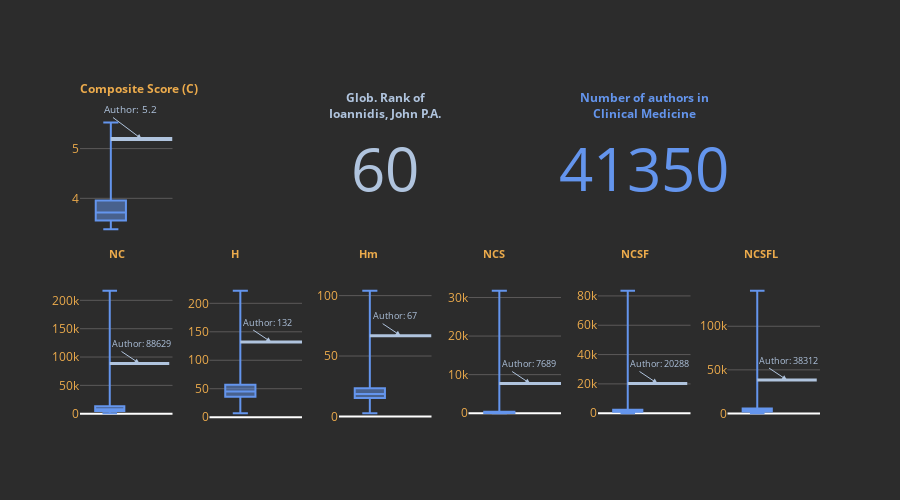

The cell this chart's notebook holds for it:
### Code cell
#| label: fig5cell
from Dash_client import TwoPercentersClient
import plotly.io as pio
pio.renderers.default = "plotly_mimetype"

client = TwoPercentersClient()
client.interactive_author_vs_group_comparison()

### Figure 1 — Plotly figure (JSON) as saved in the notebook; plotly's stock layout.template omitted (floating-point values rounded to 4 significant figures)
{"data": [{"boxpoints": false, "lowerfence": [3.379], "marker": {"color": "cornflowerblue"}, "median": [3.715], "name": "Clinical Medicine", "q1": [3.554], "q3": [3.954], "showlegend": false, "type": "box", "upperfence": [5.526], "xaxis": "x", "yaxis": "y"}, {"hovertemplate": "Author: 5.2<extra></extra>", "line": {"color": "lightsteelblue", "width": 4}, "mode": "lines", "name": "Author: 5.2", "showlegend": false, "type": "scatter", "x": [0, 1], "xaxis": "x", "y": [5.193, 5.193], "yaxis": "y"}, {"domain": {"x": [0.35, 0.475], "y": [0.575, 1]}, "mode": "number", "number": {"font": {"color": "lightsteelblue", "size": 60}, "valueformat": ".0f"}, "title": {"font": {"color": "lightsteelblue", "size": 12}, "text": "<b>Glob. Rank of<br>Ioannidis, John P.A.</b>"}, "type": "indicator", "value": 60}, {"domain": {"x": [0.7, 0.825], "y": [0.575, 1]}, "mode": "number", "number": {"font": {"color": "cornflowerblue", "size": 60}, "valueformat": ".0f"}, "title": {"font": {"color": "cornflowerblue", "size": 12}, "text": "<b>Number of authors in<br>Clinical Medicine</b>"}, "type": "indicator", "value": 41350}, {"boxpoints": false, "lowerfence": [951], "marker": {"color": "cornflowerblue"}, "median": [7914.0], "name": "Clinical Medicine", "q1": [4933.0], "q3": [13300.0], "showlegend": false, "type": "box", "upperfence": [216829], "xaxis": "x2", "yaxis": "y2"}, {"hovertemplate": "Author: 88629.0<extra></extra>", "line": {"color": "lightsteelblue", "width": 3}, "mode": "lines", "name": "Author: 88629.0", "showlegend": false, "type": "scatter", "x": [0, 1], "xaxis": "x2", "y": [88629, 88629], "yaxis": "y2"}, {"boxpoints": false, "lowerfence": [7], "marker": {"color": "cornflowerblue"}, "median": [45], "name": "Clinical Medicine", "q1": [36], "q3": [57], "showlegend": false, "type": "box", "upperfence": [222], "xaxis": "x3", "yaxis": "y3"}, {"hovertemplate": "Author: 132.0<extra></extra>", "line": {"color": "lightsteelblue", "width": 3}, "mode": "lines", "name": "Author: 132.0", "showlegend": false, "type": "scatter", "x": [0, 1], "xaxis": "x3", "y": [132, 132], "yaxis": "y3"}, {"boxpoints": false, "lowerfence": [2.695], "marker": {"color": "cornflowerblue"}, "median": [18.67], "name": "Clinical Medicine", "q1": [15.27], "q3": [23.44], "showlegend": false, "type": "box", "upperfence": [104.0], "xaxis": "x4", "yaxis": "y4"}, {"hovertemplate": "Author: 66.9<extra></extra>", "line": {"color": "lightsteelblue", "width": 3}, "mode": "lines", "name": "Author: 66.9", "showlegend": false, "type": "scatter", "x": [0, 1], "xaxis": "x4", "y": [66.85, 66.85], "yaxis": "y4"}, {"boxpoints": false, "lowerfence": [0], "marker": {"color": "cornflowerblue"}, "median": [147], "name": "Clinical Medicine", "q1": [55], "q3": [352], "showlegend": false, "type": "box", "upperfence": [31735], "xaxis": "x5", "yaxis": "y5"}, {"hovertemplate": "Author: 7689.0<extra></extra>", "line": {"color": "lightsteelblue", "width": 3}, "mode": "lines", "name": "Author: 7689.0", "showlegend": false, "type": "scatter", "x": [0, 1], "xaxis": "x5", "y": [7689, 7689], "yaxis": "y5"}, {"boxpoints": false, "lowerfence": [11], "marker": {"color": "cornflowerblue"}, "median": [1457], "name": "Clinical Medicine", "q1": [923], "q3": [2378], "showlegend": false, "type": "box", "upperfence": [83490], "xaxis": "x6", "yaxis": "y6"}, {"hovertemplate": "Author: 20288.0<extra></extra>", "line": {"color": "lightsteelblue", "width": 3}, "mode": "lines", "name": "Author: 20288.0", "showlegend": false, "type": "scatter", "x": [0, 1], "xaxis": "x6", "y": [20288, 20288], "yaxis": "y6"}, {"boxpoints": false, "lowerfence": [284], "marker": {"color": "cornflowerblue"}, "median": [3512], "name": "Clinical Medicine", "q1": [2336], "q3": [5747.0], "showlegend": false, "type": "box", "upperfence": [140667], "xaxis": "x7", "yaxis": "y7"}, {"hovertemplate": "Author: 38312.0<extra></extra>", "line": {"color": "lightsteelblue", "width": 3}, "mode": "lines", "name": "Author: 38312.0", "showlegend": false, "type": "scatter", "x": [0, 1], "xaxis": "x7", "y": [38312, 38312], "yaxis": "y7"}], "layout": {"annotations": [{"arrowcolor": "lightsteelblue", "arrowhead": 2, "ax": -40, "ay": -30, "font": {"color": "lightsteelblue", "size": 10}, "showarrow": true, "text": "Author: 5.2", "x": 0.5, "xanchor": "left", "xref": "x", "y": 5.193, "yref": "y"}, {"arrowcolor": "lightsteelblue", "arrowhead": 2, "ax": -30, "ay": -20, "font": {"color": "lightsteelblue", "size": 9}, "showarrow": true, "text": "Author: 88629", "x": 0.5, "xanchor": "left", "xref": "x2", "y": 88629, "yref": "y2"}, {"arrowcolor": "lightsteelblue", "arrowhead": 2, "ax": -30, "ay": -20, "font": {"color": "lightsteelblue", "size": 9}, "showarrow": true, "text": "Author: 132", "x": 0.5, "xanchor": "left", "xref": "x3", "y": 132, "yref": "y3"}, {"arrowcolor": "lightsteelblue", "arrowhead": 2, "ax": -30, "ay": -20, "font": {"color": "lightsteelblue", "size": 9}, "showarrow": true, "text": "Author: 67", "x": 0.5, "xanchor": "left", "xref": "x4", "y": 66.85, "yref": "y4"}, {"arrowcolor": "lightsteelblue", "arrowhead": 2, "ax": -30, "ay": -20, "font": {"color": "lightsteelblue", "size": 9}, "showarrow": true, "text": "Author: 7689", "x": 0.5, "xanchor": "left", "xref": "x5", "y": 7689, "yref": "y5"}, {"arrowcolor": "lightsteelblue", "arrowhead": 2, "ax": -30, "ay": -20, "font": {"color": "lightsteelblue", "size": 9}, "showarrow": true, "text": "Author: 20288", "x": 0.5, "xanchor": "left", "xref": "x6", "y": 20288, "yref": "y6"}, {"arrowcolor": "lightsteelblue", "arrowhead": 2, "ax": -30, "ay": -20, "font": {"color": "lightsteelblue", "size": 9}, "showarrow": true, "text": "Author: 38312", "x": 0.5, "xanchor": "left", "xref": "x7", "y": 38312, "yref": "y7"}, {"font": {"color": "#ECAB4C", "size": 12}, "showarrow": false, "text": "<b>Composite Score (C)</b>", "x": 0.08, "xanchor": "center", "xref": "paper", "y": 1.07, "yref": "paper"}, {"font": {"color": "#ECAB4C", "size": 11}, "showarrow": false, "text": "<b>NC</b>", "x": 0.05, "xanchor": "center", "xref": "paper", "y": 0.52, "yref": "paper"}, {"font": {"color": "#ECAB4C", "size": 11}, "showarrow": false, "text": "<b>H</b>", "x": 0.21, "xanchor": "center", "xref": "paper", "y": 0.52, "yref": "paper"}, {"font": {"color": "#ECAB4C", "size": 11}, "showarrow": false, "text": "<b>Hm</b>", "x": 0.39, "xanchor": "center", "xref": "paper", "y": 0.52, "yref": "paper"}, {"font": {"color": "#ECAB4C", "size": 11}, "showarrow": false, "text": "<b>NCS</b>", "x": 0.56, "xanchor": "center", "xref": "paper", "y": 0.52, "yref": "paper"}, {"font": {"color": "#ECAB4C", "size": 11}, "showarrow": false, "text": "<b>NCSF</b>", "x": 0.75, "xanchor": "center", "xref": "paper", "y": 0.52, "yref": "paper"}, {"font": {"color": "#ECAB4C", "size": 11}, "showarrow": false, "text": "<b>NCSFL</b>", "x": 0.92, "xanchor": "center", "xref": "paper", "y": 0.52, "yref": "paper"}], "font": {"color": "#ECAB4C"}, "height": 500, "paper_bgcolor": "#2C2C2C", "plot_bgcolor": "#2C2C2C", "showlegend": false, "xaxis": {"anchor": "y", "domain": [0, 0.125], "showgrid": false, "showticklabels": false}, "xaxis2": {"anchor": "y2", "domain": [0, 0.125], "showgrid": false, "showticklabels": false}, "xaxis3": {"anchor": "y3", "domain": [0.175, 0.3], "showgrid": false, "showticklabels": false}, "xaxis4": {"anchor": "y4", "domain": [0.35, 0.475], "showgrid": false, "showticklabels": false}, "xaxis5": {"anchor": "y5", "domain": [0.525, 0.65], "showgrid": false, "showticklabels": false}, "xaxis6": {"anchor": "y6", "domain": [0.7, 0.825], "showgrid": false, "showticklabels": false}, "xaxis7": {"anchor": "y7", "domain": [0.875, 1], "showgrid": false, "showticklabels": false}, "yaxis": {"anchor": "x", "domain": [0.575, 1], "gridcolor": "#5b5959", "showgrid": true}, "yaxis2": {"anchor": "x2", "domain": [0, 0.425], "gridcolor": "#5b5959", "showgrid": true}, "yaxis3": {"anchor": "x3", "domain": [0, 0.425], "gridcolor": "#5b5959", "showgrid": true}, "yaxis4": {"anchor": "x4", "domain": [0, 0.425], "gridcolor": "#5b5959", "showgrid": true}, "yaxis5": {"anchor": "x5", "domain": [0, 0.425], "gridcolor": "#5b5959", "showgrid": true}, "yaxis6": {"anchor": "x6", "domain": [0, 0.425], "gridcolor": "#5b5959", "showgrid": true}, "yaxis7": {"anchor": "x7", "domain": [0, 0.425], "gridcolor": "#5b5959", "showgrid": true}}}
